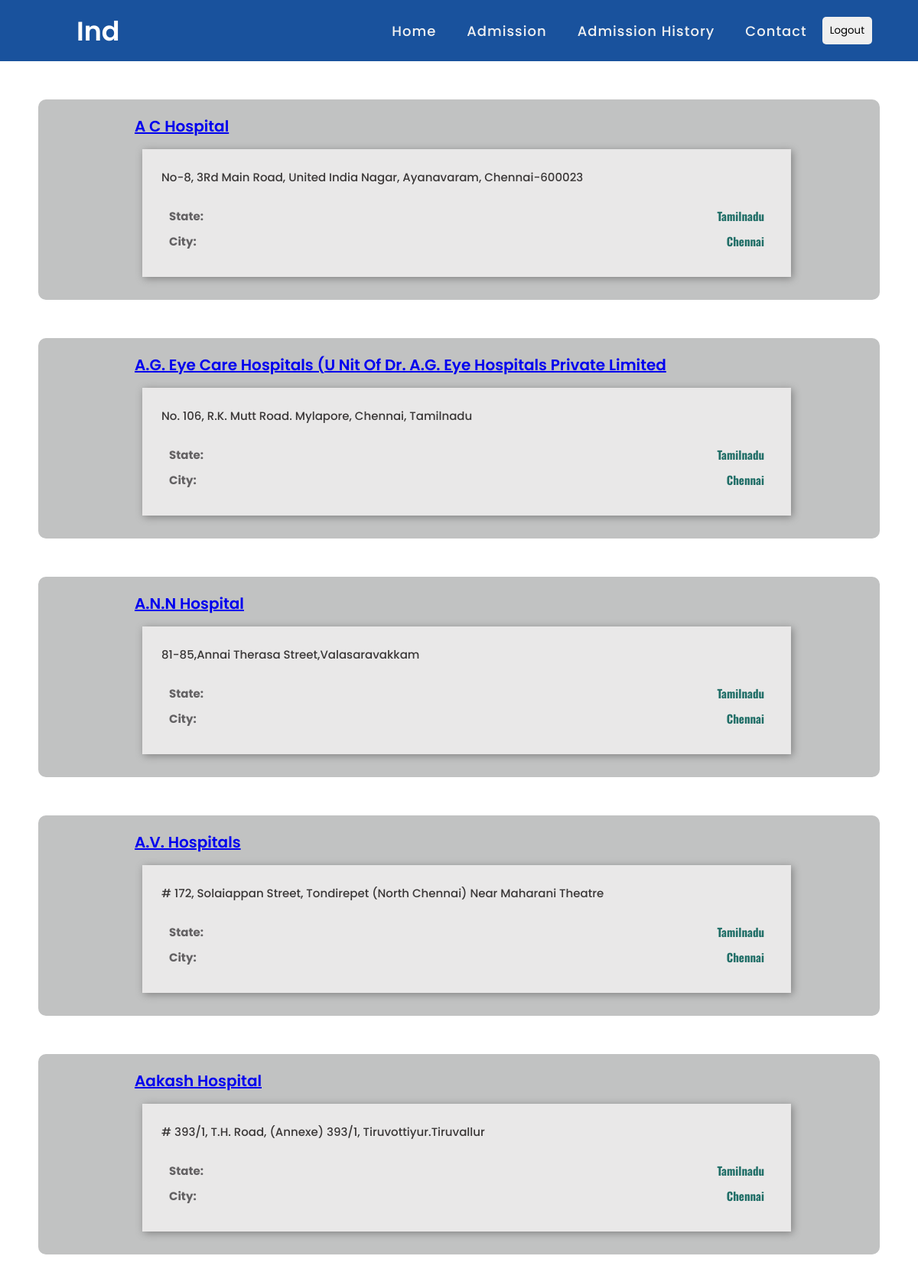
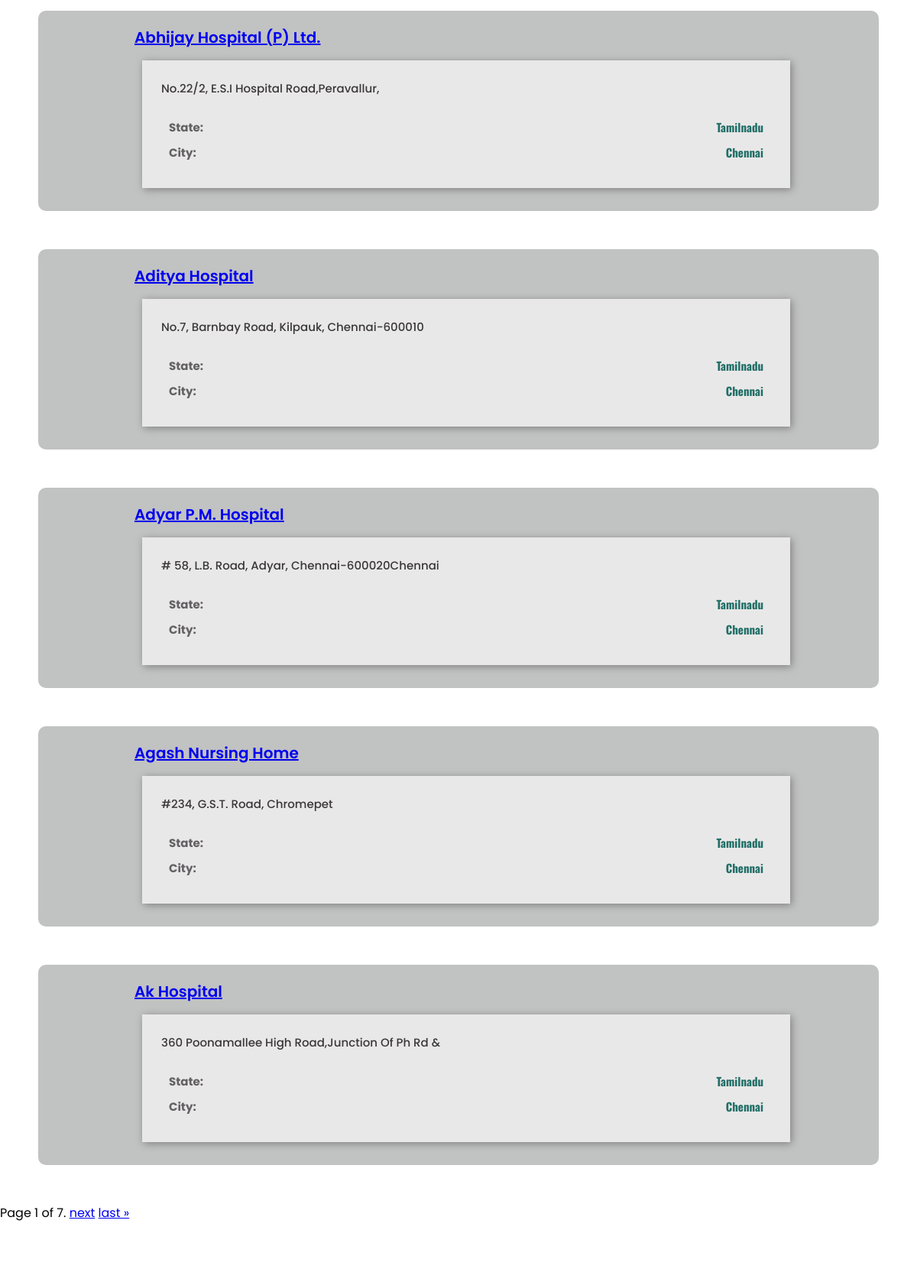
/admission/2/hospitals (upper part), run on the app's committed database (2 pictures, top to bottom).
### administrator/models.py (models this page shows)
class Hospital(models.Model):
    Hospital_type_CHOICES = (
    (None,"please select"),
    ("Private", "Private"),
    ("Government", "Government"),
)
    name = models.CharField(max_length=250,blank=True,null=True)
    hospital_type = models.CharField(max_length=20,blank=True,null=True,choices=Hospital_type_CHOICES,default=None)
    state = models.CharField(max_length=250,blank=True,null=True)
    city = models.CharField(max_length=250,blank=True,null=True)
    address = models.CharField(max_length=250,blank=True,null=True)
    created = models.DateField(default=timezone.now,null=True, blank=True)
    updated = models.DateField(default=timezone.now,null=True, blank=True)
    description = models.TextField(blank=True,null=True)
    def __str__(self):
        return self.name

### app/views.py (the view)
# urls.py: path('admission/<pk>/hospitals', hospital_dashboard, name="hospitals"),
def hospital_dashboard(request,pk):
    city = ""
    state = ""
    admission = Admission.objects.filter(id=pk).values("city","state")
    if admission:
        city = admission[0]['city']
        state = admission[0]['state']
    hospital_list = Hospital.objects.filter(Q(state__icontains=state)&Q(city__icontains=city)).order_by('name')
    paginator = Paginator(hospital_list, 10) # Show 25 contacts per page.
    page_number = request.GET.get('page')
    page_obj = paginator.get_page(page_number)
    print(hospital_list)
    return render(request, 'admission_hospitals.html', {'page_obj': page_obj,"hospital_obj":hospital_list,"addmission_id":pk})

### templates/admission_hospitals.html (shortened to what this page needs)
<!DOCTYPE html>
<html lang="en">
<head>
    {% load static %}
    <link rel="stylesheet" href="{% static 'css/footer1.css' %}">
    <link rel="stylesheet" href="{% static 'css/style.css' %}">
    <link rel="stylesheet" href="{% static 'css/eventsche.css' %}">
</head>
<body>
    <nav>
        <div class="nav1">
            <div class="logo">Ind</div>
        </div>
        <div class="nav2">
            <ul>
              <li><a  href="#">Home</a></li>
              <li><a href="#">Admission</a></li>
              <li><a href="#">Admission History</a></li>
              <li><a href="#">Contact</a></li>
            </ul>
            <ul>
              <a href="#"><button class="bt1">Logout</button></a>
            </ul>
        </div>
      </nav>
      {% if page_obj %}
      <div class="cont">
        <ul>
          {% for hospital in page_obj %}
          <li class="item_wrap monday online">
                <div class="item">
                    <div class="item_left">
                        <div class="data">
                            <p class="name"><a href="{% url 'payment' a_id=addmission_id h_id=hospital.id %}">{{hospital.name}}</a></p>
                            <div class="para">
                                <p>{{hospital.address}}</p>
                                <br>
                                <p class="location"><span>State:</span>{{hospital.state}}</p>
                                <p class="location"><span>City: </span>{{hospital.city}}</p>
                            </div>
                        </div>
                    </div>
                </div>
            </li>
          {% endfor %}
          </ul>
      </div>
    {% endif %}
    <div class="pagination">
        <span class="step-links">
            <span class="current">
                Page {{ page_obj.number }} of {{ page_obj.paginator.num_pages }}.
            </span>
            {% if page_obj.has_next %}
                <a href="?page={{ page_obj.next_page_number }}">next</a>
                <a href="?page={{ page_obj.paginator.num_pages }}">last &raquo;</a>
            {% endif %}
        </span>
    </div>
</body>
</html>

### static/css/footer1.css (style rules this page uses)
* { margin: 0; padding: 0; box-sizing: border-box; font-family: "Roboto", sans-serif; }
:root { --fback: #19529d; --fcolor: white; --iconhover: #145073; --subplace: white; --heading: cyan; --black: #000; --cyan: #828282; --white: #fff; --h1: 40px; --h2: 35px; --h3: 28px; --h4: 22px; --h5: 18px; --h6: 15px; --p: 14px; }
.location, .timing, .email { display: flex; justify-content: space-between; color: var(--white); margin: 10px; }
.location, .timing, .email p { color: var(--cyan); }

### static/css/style.css (style rules this page uses)
* { margin: 0; padding: 0; box-sizing: border-box; font-family: 'Poppins', sans-serif; }
:root { --fback: #19529d; --fcolor: white; --iconhover: #145073; --subplace: white; --heading: cyan; --black: #000; --cyan: #828282; --white: #fff; --h1: 40px; --h2: 35px; --h3: 28px; --h4: 22px; --h5: 18px; --h6: 15px; --p: 14px; }
nav { background-color: var(--fback); display: flex; height: 80px; width: 100%; align-items: center; justify-content: space-between; padding: 0 50px 0 100px; flex-wrap: wrap; }
nav .logo { color: #fff; font-size: 35px; font-weight: 600; }
nav ul { display: flex; list-style: none; }
nav ul li { margin: 0 5px; }
nav ul li a { color: #f2f2f2; text-decoration: none; font-size: 18px; font-weight: 500; padding: 8px 15px; border-radius: 5px; letter-spacing: 1px; transition: all 0.3s ease; }
.nav2 { display: flex; align-items: center; justify-content: space-between; }
.nav2 ul:nth-child(1) { display: flex; align-items: center; }
.bt1 { padding: 8px 10px; border-radius: 5px; margin-right: 10px; cursor: pointer; outline: none; border: none; }

### static/css/eventsche.css (style rules this page uses)
* { margin: 0; padding: 0; list-style: none; -webkit-box-sizing: border-box; box-sizing: border-box; }
.cont { flex-basis: 60%; }
.cont .item_wrap { flex-basis: 40%; padding: 20px 20px; background: #c1c2c2; margin: 50px; border-radius: 10px; }
.cont .item { position: relative; display: flex; justify-content: space-evenly; }
.item_wrap .item .item_left { align-items: center; justify-content: space-between; flex-basis: 80%; }
.para { background: rgb(233, 232, 232); margin: 10px; margin-top: 15px; width: 100%; padding: 25px; color: rgb(58, 55, 55); font-size: 15px; font-weight: 500; font-family: 'Andada Pro', serif; box-shadow: 2px 2px 10px gray; }
.location { text-align: left; font-weight: 700; font-family: 'Oswald', sans-serif; color:rgb(32, 110, 103) ; }
.location span { color: rgb(99, 97, 99); }
.item_wrap .item_left .data .name { font-weight: 600; font-size: 20px; }

### data on the page
Hospital: name "A C Hospital", address "No-8, 3Rd Main Road, United India Nagar, Ayanavaram, Chennai-600023", state "Tamilnadu", city "Chennai"
Hospital: name "A.G. Eye Care Hospitals (U Nit Of Dr. A.G. Eye Hospitals Private Limited", address "No. 106, R.K. Mutt Road. Mylapore, Chennai, Tamilnadu", state "Tamilnadu", city "Chennai"
Hospital: name "A.N.N Hospital", address "81-85,Annai Therasa Street,Valasaravakkam", state "Tamilnadu", city "Chennai"
Hospital: name "A.V. Hospitals", address "# 172, Solaiappan Street, Tondirepet (North Chennai) Near Maharani Theatre", state "Tamilnadu", city "Chennai"
Hospital: name "Aakash Hospital", address "# 393/1, T.H. Road, (Annexe) 393/1, Tiruvottiyur.Tiruvallur", state "Tamilnadu", city "Chennai"
Hospital: name "Abhijay Hospital (P) Ltd.", address "No.22/2, E.S.I Hospital Road,Peravallur,", state "Tamilnadu", city "Chennai"
Hospital: name "Aditya Hospital", address "No.7, Barnbay Road, Kilpauk, Chennai-600010", state "Tamilnadu", city "Chennai"
Hospital: name "Adyar P.M. Hospital", address "# 58, L.B. Road, Adyar, Chennai-600020Chennai", state "Tamilnadu", city "Chennai"
Hospital: name "Agash Nursing Home", address "#234, G.S.T. Road, Chromepet", state "Tamilnadu", city "Chennai"
Hospital: name "Ak Hospital", address "360 Poonamallee High Road,Junction Of Ph Rd &", state "Tamilnadu", city "Chennai"

### other printed values
{{ page_obj.number }} "1"
{{ page_obj.paginator.num_pages }} "7"
